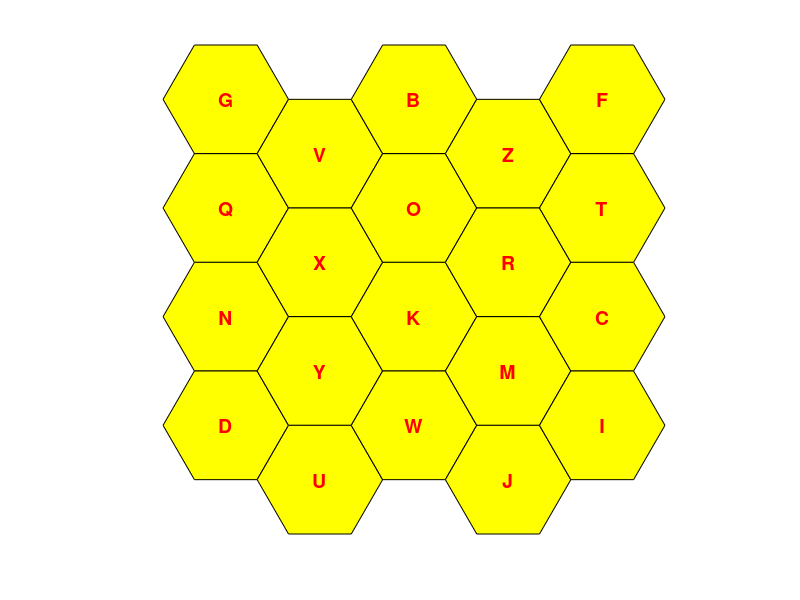

MATLAB code for this plot:
function Honeycombs
    nRows = 4;                      % Number of rows
    nCols = 5;                      % Number of columns
    nHexs = nRows*nCols;            % Number of hexagons
    rOuter = 1;                     % Circumradius
    startX = 0;                     % x-coordinate of upper left hexagon
    startY = 0;                     % y-coordinate of upper left hexagon
    delX = rOuter*1.5;              % Horizontal distance between hexagons
    delY = rOuter*sqrt(3);          % Vertical distance between hexagons
    offY = delY/2;                  % Vertical offset between columns
    genHexX = rOuter.*cos(2.*pi.*(0:5).'./6);   % x-coords of general hexagon
    genHexY = rOuter.*sin(2.*pi.*(0:5).'./6);   % y-coords of general hexagon
    centX = zeros(1, nHexs);        % x-coords of hexagon centers
    centY = zeros(1, nHexs);        % y-coords of hexagon centers
    for c = 1:nCols
        idxs = (c-1)*nRows+1:c*nRows;   % Indeces of hexagons in that column
        if mod(c, 2)                % Odd numbered column - higher y-values
            centY(idxs) = startY:-delY:startY-delY*(nRows-1);
        else                        % Even numbered column - lower y-values
            centY(idxs) = startY-offY:-delY:startY-offY-delY*(nRows-1);
        end
        centX(idxs) = (startX+(c-1)*delX).*ones(1, nRows);
    end
    [MCentX, MGenHexX] = meshgrid(centX, genHexX);
    [MCentY, MGenHexY] = meshgrid(centY, genHexY);
    HexX = MCentX+MGenHexX;         % x-coords of hexagon vertices
    HexY = MCentY+MGenHexY;         % y-coords of hexagon vertices
    figure
    hold on
    letters = char([65:90 97:122]);
    randIdxs = randperm(26);
    letters = [letters(randIdxs) letters(26+randIdxs)];
    hexH = zeros(1, nHexs);
    for k = 1:nHexs                 % Create patches individually
        hexH(k) = patch(HexX(:, k), HexY(:, k), [1 1 0]);
        textH = text(centX(k), centY(k), letters(mod(k, length(letters))), ...
            'HorizontalAlignment', 'center', 'FontSize', 14, ...
            'FontWeight', 'bold', 'Color', [1 0 0], 'HitTest', 'off');
        set(hexH(k), 'UserData', textH) % Save to object for easy access
    end
    axis equal
    axis off
    set(gca, 'UserData', '')        % List of clicked patch labels
    set(hexH, 'ButtonDownFcn', @onClick)
end

function onClick(obj, event)
    axesH = get(obj, 'Parent');
    textH = get(obj, 'UserData');
    set(obj, 'FaceColor', [1 0 1])                      % Change color
    set(textH, 'Color', [0 0 0])                        % Change label color
    set(obj, 'HitTest', 'off')                          % Ignore future clicks
    currList = get(axesH, 'UserData');                  % Hexs already clicked
    newList = [currList get(textH, 'String')];          % Update list
    set(axesH, 'UserData', newList)
    title(newList)
end
